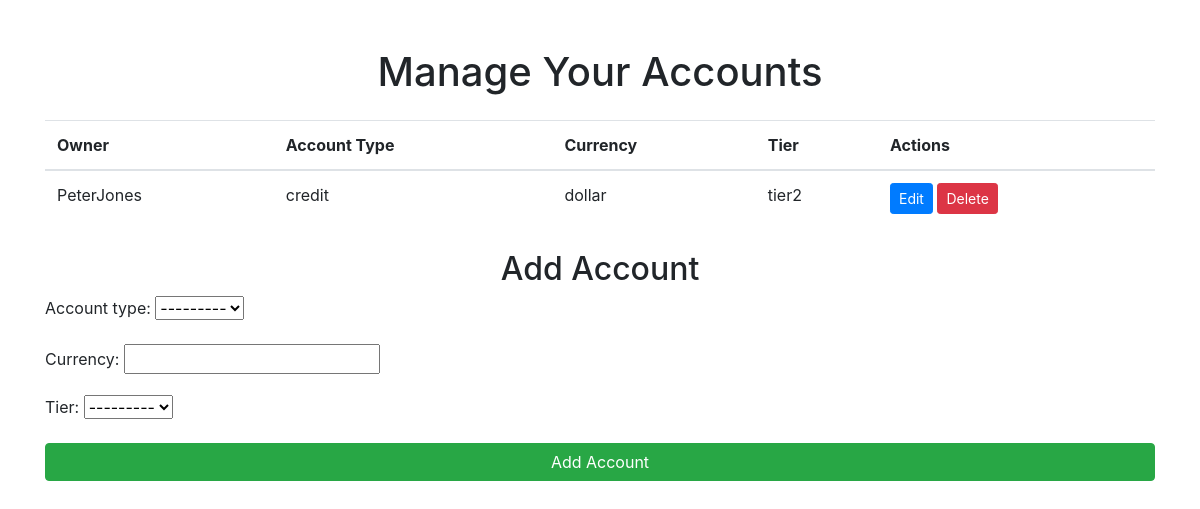
/account/, run on an earlier commit of the app's database.
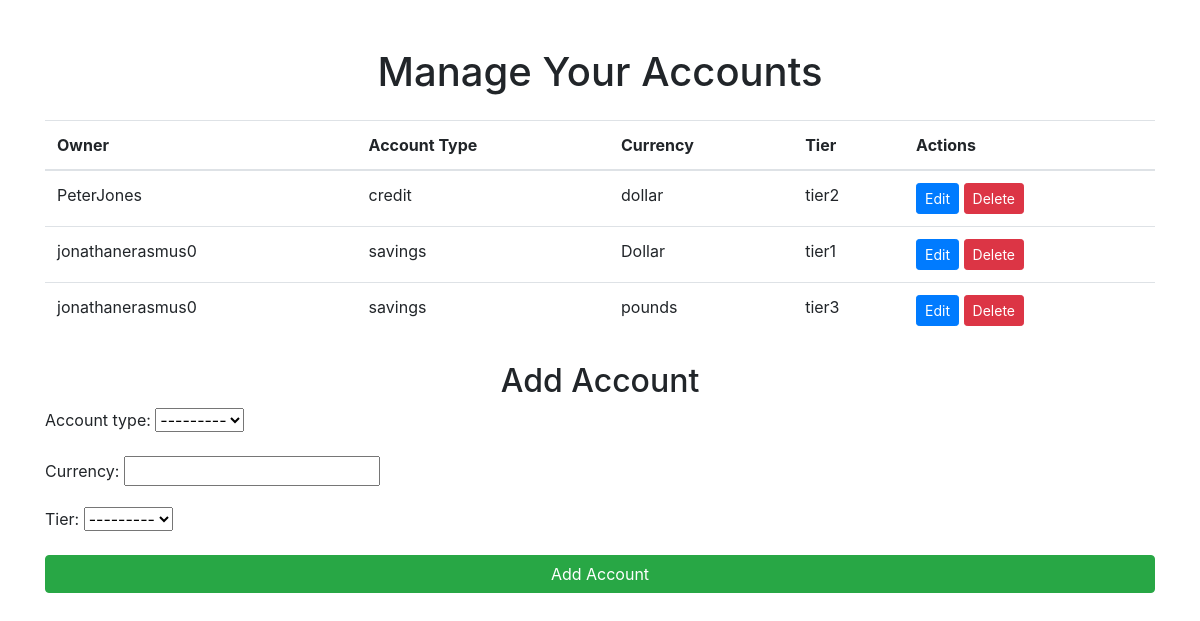
And on a later commit of the database.
### API/models.py (models this page shows)
class Account(models.Model):
    ACCOUNT_TYPES = (
        ('savings', 'Savings'),
        ('credit', 'Credit'),
    )
    TIERS = (
        ('tier1', 'Tier1'),
        ('tier2', 'Tier2'),
        ('tier3', 'Tier3'),
    )
    owner = models.ForeignKey(settings.AUTH_USER_MODEL, on_delete=models.CASCADE)
    account_type = models.CharField(max_length=10, choices=ACCOUNT_TYPES)
    date_created = models.DateTimeField(auto_now_add=True)
    currency = models.CharField(max_length=10)
    tier = models.CharField(max_length=10, choices=TIERS)
    accountant = models.ForeignKey(settings.AUTH_USER_MODEL, related_name='opened_accounts', on_delete=models.SET_NULL, null=True)

class CustomUser(AbstractUser):
    USER_TYPES = (
        ('admin', 'AdminUser'),
        ('paid', 'PaidUser'),
        ('free', 'FreeUser'),
        ('accountant', 'Accountant'),
    )
    user_type = models.CharField(max_length=20, choices=USER_TYPES, default='free')

### API/views.py (the view)
# urls.py: path('account/', account_view, name='account'),
def account_view(request):
    accounts = Account.objects.all()
    if request.method == 'POST':
        form = AccountForm(request.POST)
        if form.is_valid():
            account = form.save(commit=False)
            account.owner = request.user
            account.save()
            return redirect('account')
    else:
        form = AccountForm()
    return render(request, 'account.html', {'accounts': accounts, 'form': form})

### API/forms.py
class AccountForm(forms.ModelForm):
    class Meta:
        model = Account
        fields = ['account_type', 'currency', 'tier']

### API/templates/account.html (shortened to what this page needs)
<!DOCTYPE html>
<html lang="en">
<head>
    <link href="https://maxcdn.bootstrapcdn.com/bootstrap/4.5.2/css/bootstrap.min.css" rel="stylesheet">
</head>
<body>
    <div class="container mt-5">
        <h1 class="text-center">Manage Your Accounts</h1>
        <table class="table mt-4">
            <thead>
                <tr>
                    <th>Owner</th>
                    <th>Account Type</th>
                    <th>Currency</th>
                    <th>Tier</th>
                    <th>Actions</th>
                </tr>
            </thead>
            <tbody>
                {% for account in accounts %}
                    <tr>
                        <td>{{ account.owner.username }}</td>
                        <td>{{ account.account_type }}</td>
                        <td>{{ account.currency }}</td>
                        <td>{{ account.tier }}</td>
                        <td>
                            <a href="{% url 'account_edit' account.id %}" class="btn btn-primary btn-sm">Edit</a>
                            <a href="{% url 'account_delete' account.id %}" class="btn btn-danger btn-sm">Delete</a>
                        </td>
                    </tr>
                {% endfor %}
            </tbody>
        </table>
        <h2 class="text-center mt-4">Add Account</h2>
        <form method="post">
            {{ form.as_p }}
            <button type="submit" class="btn btn-success btn-block">Add Account</button>
        </form>
    </div>
</body>
</html>

What changed in the data, as far as the page shows it:
added Account: owner.username "jonathanerasmus0", account_type "savings", currency "Dollar", tier "tier1"
added Account: owner.username "jonathanerasmus0", account_type "savings", currency "pounds", tier "tier3"
